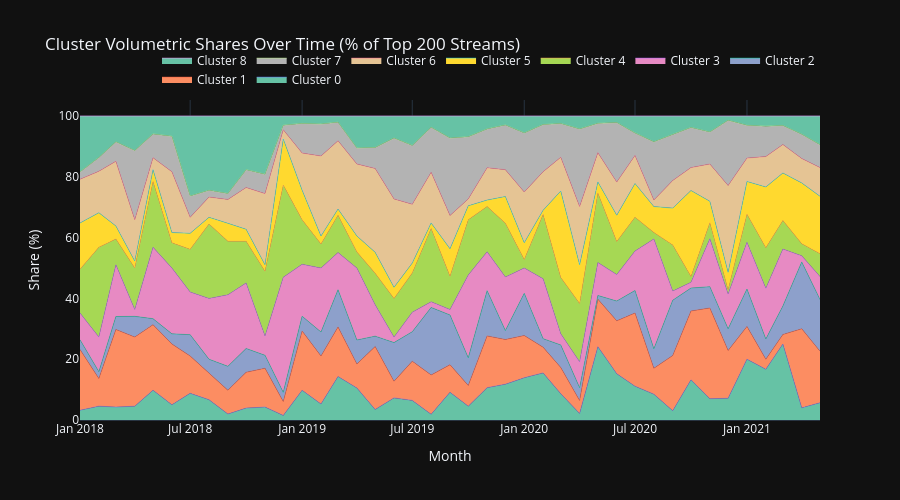

The code cell stored with this chart in its notebook:
### Markdown cell above
### 3.3 Cluster Evolution Visualization

### Code cell
# Volumetric shares over time — the core visualization
if timeline.volumetric_shares is not None:
    shares = timeline.volumetric_shares.copy()

    # Plotly area chart for interactive exploration
    fig = go.Figure()

    colors = px.colors.qualitative.Set2[:K_CLUSTERS]
    for i, col in enumerate(shares.columns):
        fig.add_trace(go.Scatter(
            x=shares.index.astype(str),
            y=shares[col],
            mode="lines",
            name=col.replace("cluster_", "Cluster "),
            stackgroup="one",
            line=dict(width=0.5),
            fillcolor=colors[i % len(colors)],
        ))

    fig.update_layout(
        title="Cluster Volumetric Shares Over Time (% of Top 200 Streams)",
        xaxis_title="Month",
        yaxis_title="Share (%)",
        template="plotly_dark",
        height=500,
        legend=dict(orientation="h", yanchor="bottom", y=1.02, xanchor="right", x=1),
    )
    fig.show()
